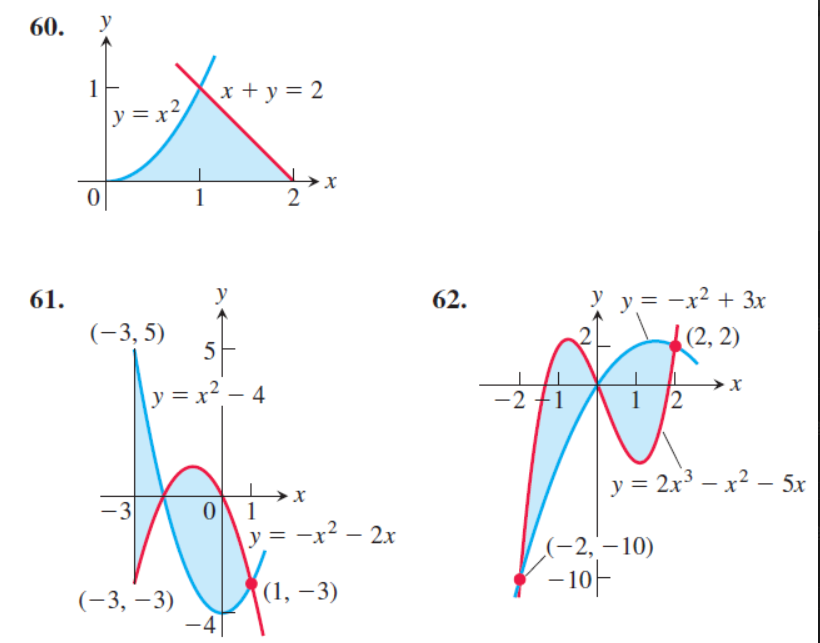
#> input picture ex.png, 820 x 643 px
$ python rotate.py
#> lines starting #> are read from the running program, lines starting #| are printed output that depends on the picture
from PIL import Image

img = Image.open("ex.png")
#> img is the input picture: PIL image 820x643 RGBA; mean R, G, B, A 247.3, 248.4, 249.9, 255

rotated = img.rotate(60)
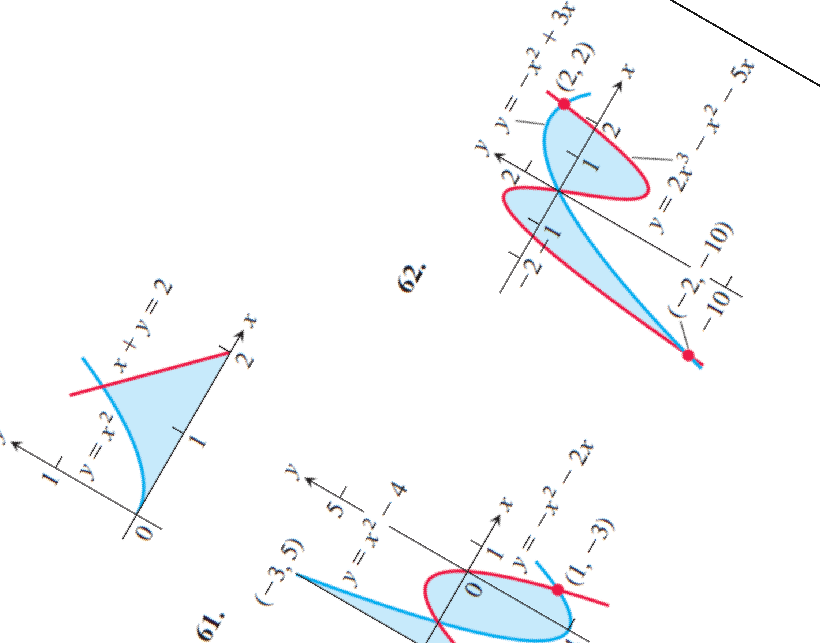
#> rotated: PIL image 820x643 RGBA; mean R, G, B, A 199.9, 201, 202.5, 206.8; transparent parts drawn white
rotated.save("output_rotate.png")
